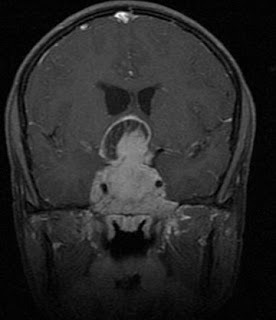
#> input picture uploads/1766220370_image(7).jpg, 276 x 320 px
$ python -i preprocessing.py   (imports and definitions only)
#> lines starting #> are read from the running program, lines starting #| are printed output that depends on the picture
import cv2
import numpy as np

def enhance_mri_contrast(image_path):
    """
    Stronger Color Contrast Channeling using CLAHE + LAB amplification
    """
#> called with image_path = 'uploads/1766220370_image(7).jpg'
    img = cv2.imread(image_path)
#> img is the input picture: shape (320, 276, 3); min 0, max 247, mean 40.5
    if img is None:
        raise ValueError("Invalid image path")

    # Convert to LAB color space
    lab = cv2.cvtColor(img, cv2.COLOR_BGR2LAB)
#> lab: shape (320, 276, 3); mean of channels 0, 1, 2 42.1, 128, 128
    l, a, b = cv2.split(lab)
#> a: shape (320, 276); every value is 128

    # Strong CLAHE on L-channel
    clahe = cv2.createCLAHE(clipLimit=3.0, tileGridSize=(8, 8))
    l_enhanced = clahe.apply(l)
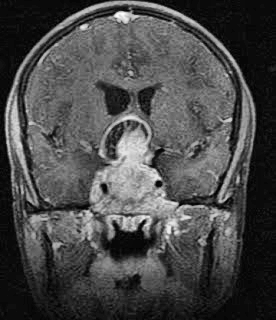
#> l_enhanced: shape (320, 276); min 1, max 254, mean 73.5

    # Recombine
    lab_enhanced = cv2.merge((l_enhanced, a, b))
#> lab_enhanced: shape (320, 276, 3); mean of channels 0, 1, 2 73.5, 128, 128
    enhanced = cv2.cvtColor(lab_enhanced, cv2.COLOR_LAB2BGR)

    # 🔥 Stronger fusion (more enhancement)
    output = cv2.addWeighted(img, 0.3, enhanced, 0.7, 0)
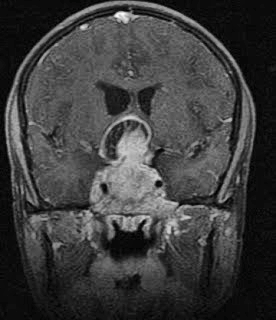
#> output: shape (320, 276, 3); mean B, G, R 61.3, 61.3, 61.3

    return output

>>> result = enhance_mri_contrast('uploads/1766220370_image(7).jpg')

$ run again, on uploads/1766220401_image(93).jpg
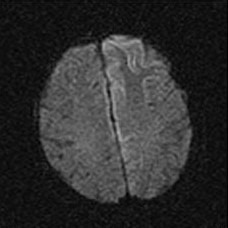
#> input picture uploads/1766220401_image(93).jpg, 228 x 228 px
#> in enhance_mri_contrast, img is the input picture: shape (228, 228, 3); min 0, max 175, mean 45.6
#> lab: shape (228, 228, 3); mean of channels 0, 1, 2 46.2, 128, 128
#> a: shape (228, 228); every value is 128
#> in enhance_mri_contrast, `l_enhanced = clahe.apply(l)`:
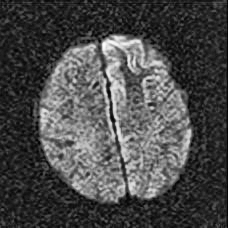
#> l_enhanced: shape (228, 228); min 1, max 253, mean 73.6
#> lab_enhanced: shape (228, 228, 3); mean of channels 0, 1, 2 73.6, 128, 128
#> in enhance_mri_contrast, `output = cv2.addWeighted(img, 0.3, enhanced, 0.7, 0)`:
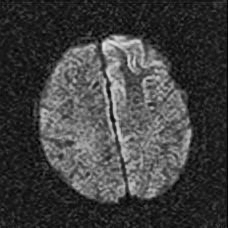
#> output: shape (228, 228, 3); mean B, G, R 63.1, 63.2, 63.1

$ run again, on uploads/1766220431_image(3).jpg
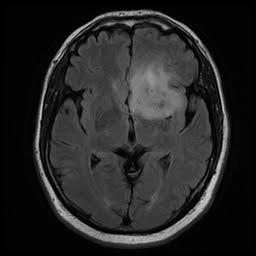
#> input picture uploads/1766220431_image(3).jpg, 256 x 256 px
#> in enhance_mri_contrast, img is the input picture: shape (256, 256, 3); min 0, max 214, mean 37.8
#> lab: shape (256, 256, 3); mean of channels 0, 1, 2 39.5, 128, 128
#> a: shape (256, 256); every value is 128
#> in enhance_mri_contrast, `l_enhanced = clahe.apply(l)`:
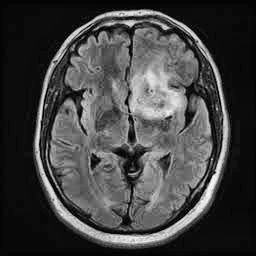
#> l_enhanced: shape (256, 256); min 1, max 250, mean 66.2
#> lab_enhanced: shape (256, 256, 3); mean of channels 0, 1, 2 66.2, 128, 128
#> in enhance_mri_contrast, `output = cv2.addWeighted(img, 0.3, enhanced, 0.7, 0)`:
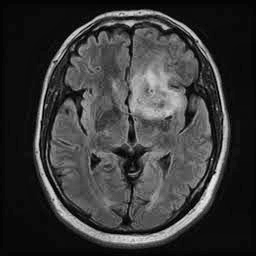
#> output: shape (256, 256, 3); mean B, G, R 56.2, 56.3, 56.2

$ run again, on uploads/1769075867_image(9).jpg
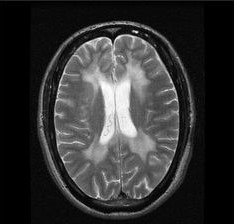
#> input picture uploads/1769075867_image(9).jpg, 234 x 224 px
#> in enhance_mri_contrast, img is the input picture: shape (224, 234, 3); min 0, max 255, mean 50.5
#> lab: shape (224, 234, 3); mean of channels 0, 1, 2 52.4, 128, 128
#> a: shape (224, 234); every value is 128
#> in enhance_mri_contrast, `l_enhanced = clahe.apply(l)`:
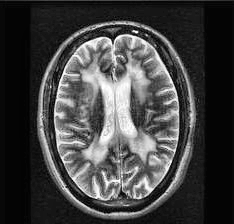
#> l_enhanced: shape (224, 234); min 1, max 255, mean 66.1
#> lab_enhanced: shape (224, 234, 3); mean of channels 0, 1, 2 66.1, 128, 128
#> in enhance_mri_contrast, `output = cv2.addWeighted(img, 0.3, enhanced, 0.7, 0)`:
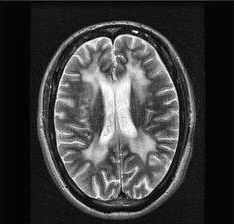
#> output: shape (224, 234, 3); mean B, G, R 60.3, 60.3, 60.3
